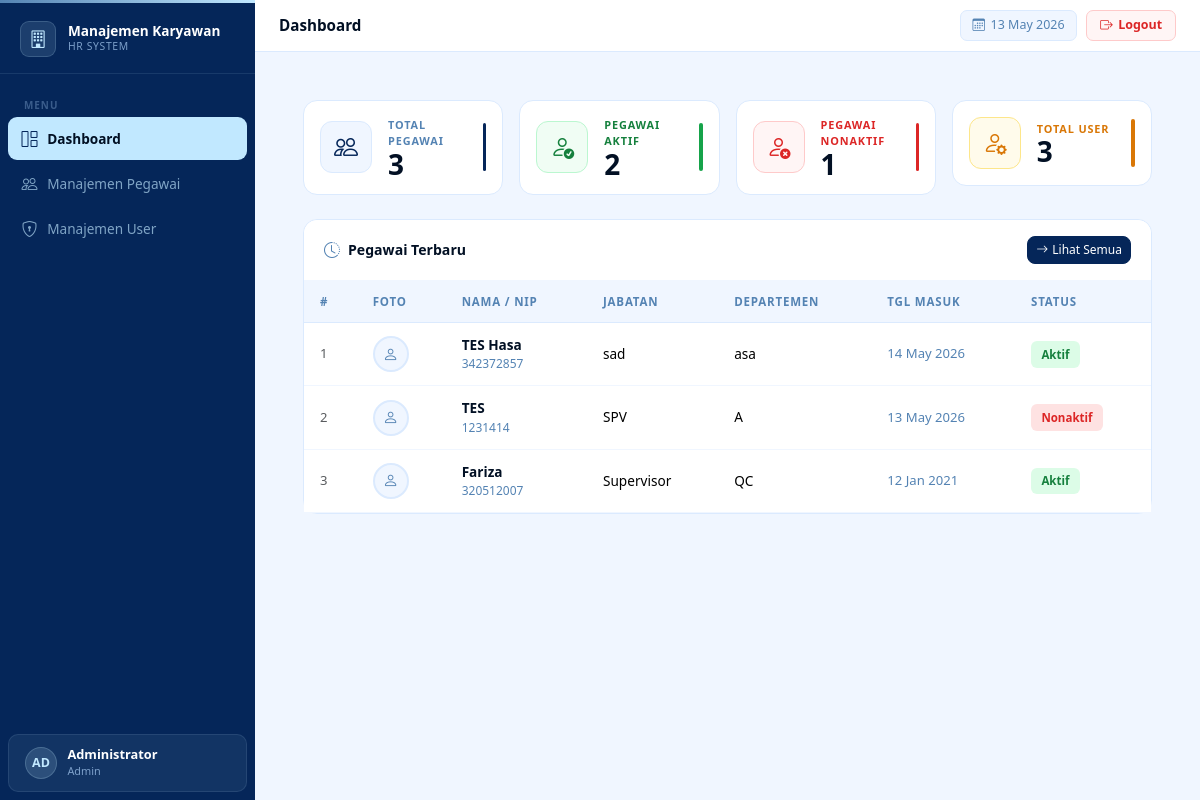
/pages/dashboard.php (signed in), run on the app's committed database.
### tables this page shows
CREATE TABLE `pegawais` (
  `id` int(11) NOT NULL,
  `nip` varchar(20) NOT NULL,
  `nama` varchar(100) NOT NULL,
  `email` varchar(100) DEFAULT NULL,
  `telepon` varchar(20) DEFAULT NULL,
  `jabatan` varchar(100) DEFAULT NULL,
  `departemen` varchar(100) DEFAULT NULL,
  `tanggal_masuk` date DEFAULT NULL,
  `foto` varchar(255) DEFAULT NULL,
  `status` enum('aktif','nonaktif') NOT NULL DEFAULT 'aktif',
  `created_at` datetime DEFAULT NULL,
  `updated_at` datetime DEFAULT NULL
);

### includes/auth.php (called while the page is built, shortened)
<?php
function isAdmin(): bool {
    return($_SESSION['user_role'] ?? '') === 'admin';
}
function currentUser(): array {
    return [
        'id' => $_SESSION['user_id'] ?? null,
        'nama' => $_SESSION['user_nama'] ?? '',
        'username' => $_SESSION['user_uname'] ?? '',
        'role' => $_SESSION['user_role'] ?? '',
    ];
}

### includes/functions.php (called while the page is built, shortened)
<?php
function e(string $val): string {
    return htmlspecialchars($val, ENT_QUOTES);
}

### pages/dashboard.php (the view)
<?php
$title = 'Dashboard';
include __DIR__ . '/layout/header.php';
$db = getDB();
$totalPegawai = $db->query("SELECT COUNT(*) as c FROM pegawais")->fetch_assoc()['c'];
$pegawaiAktif = $db->query("SELECT COUNT(*) as c FROM pegawais WHERE status='aktif'")->fetch_assoc()['c'];
$pegawaiNonaktif = $db->query("SELECT COUNT(*) as c FROM pegawais WHERE status='nonaktif'")->fetch_assoc()['c'];
$totalUser = $db->query("SELECT COUNT(*) as c FROM users")->fetch_assoc()['c'];
$recentPegawai = $db->query("SELECT * FROM pegawais ORDER BY created_at DESC LIMIT 5")->fetch_all(MYSQLI_ASSOC);
?>
<div class="content-wrap">
    <div class="row g-3 mb-4">
        <div class="col-sm-6 col-xl-3">
            <div class="card p-3 d-flex flex-row align-items-center gap-3">
                <div style="width:52px;height:52px;border-radius:12px;background:#f0f6ff;border:1.5px solid #dbeafe;display:flex;align-items:center;justify-content:center;flex-shrink:0">
                    <i class="bi bi-people fs-4" style="color:#052659"></i>
                </div>
                <div>
                    <div style="font-size:.68rem;font-weight:700;letter-spacing:.08em;text-transform:uppercase;color:#5483B3">Total Pegawai</div>
                    <div style="font-size:1.75rem;font-weight:800;color:#021024;line-height:1"><?= $totalPegawai ?></div>
                </div>
                <div style="width:4px;height:48px;border-radius:4px;background:#052659;margin-left:auto"></div>
            </div>
        </div>
        <div class="col-sm-6 col-xl-3">
            <div class="card p-3 d-flex flex-row align-items-center gap-3">
                <div style="width:52px;height:52px;border-radius:12px;background:#f0fdf4;border:1.5px solid #bbf7d0;display:flex;align-items:center;justify-content:center;flex-shrink:0">
                    <i class="bi bi-person-check fs-4" style="color:#15803d"></i>
                </div>
                <div>
                    <div style="font-size:.68rem;font-weight:700;letter-spacing:.08em;text-transform:uppercase;color:#15803d">Pegawai Aktif</div>
                    <div style="font-size:1.75rem;font-weight:800;color:#021024;line-height:1"><?= $pegawaiAktif ?></div>
                </div>
                <div style="width:4px;height:48px;border-radius:4px;background:#16a34a;margin-left:auto"></div>
            </div>
        </div>
        <div class="col-sm-6 col-xl-3">
            <div class="card p-3 d-flex flex-row align-items-center gap-3">
                <div style="width:52px;height:52px;border-radius:12px;background:#fff5f5;border:1.5px solid #fecaca;display:flex;align-items:center;justify-content:center;flex-shrink:0">
                    <i class="bi bi-person-x fs-4" style="color:#dc2626"></i>
                </div>
                <div>
                    <div style="font-size:.68rem;font-weight:700;letter-spacing:.08em;text-transform:uppercase;color:#dc2626">Pegawai Nonaktif</div>
                    <div style="font-size:1.75rem;font-weight:800;color:#021024;line-height:1"><?= $pegawaiNonaktif ?></div>
                </div>
                <div style="width:4px;height:48px;border-radius:4px;background:#dc2626;margin-left:auto"></div>
            </div>
        </div>
        <div class="col-sm-6 col-xl-3">
            <div class="card p-3 d-flex flex-row align-items-center gap-3">
                <div style="width:52px;height:52px;border-radius:12px;background:#fffbeb;border:1.5px solid #fde68a;display:flex;align-items:center;justify-content:center;flex-shrink:0">
                    <i class="bi bi-person-gear fs-4" style="color:#d97706"></i>
                </div>
                <div>
                    <div style="font-size:.68rem;font-weight:700;letter-spacing:.08em;text-transform:uppercase;color:#d97706">Total User</div>
                    <div style="font-size:1.75rem;font-weight:800;color:#021024;line-height:1"><?= $totalUser ?></div>
                </div>
                <div style="width:4px;height:48px;border-radius:4px;background:#d97706;margin-left:auto"></div>
            </div>
        </div>
    </div>
    <div class="card">
        <div class="card-header d-flex align-items-center justify-content-between">
            <div class="d-flex align-items-center gap-2">
                <i class="bi bi-clock-history" style="color:#5483B3"></i>
                <span style="font-size:.88rem;font-weight:700;color:#021024">Pegawai Terbaru</span>
            </div>
            <a href="/manajemen_karyawan/pages/pegawai/index.php"
               class="btn btn-sm btn-primary d-flex align-items-center gap-1">
                <i class="bi bi-arrow-right"></i> Lihat Semua
            </a>
        </div>
        <div class="table-responsive">
            <table class="table mb-0">
                <thead>
                    <tr>
                        <th>#</th>
                        <th>Foto</th>
                        <th>Nama / NIP</th>
                        <th>Jabatan</th>
                        <th>Departemen</th>
                        <th>Tgl Masuk</th>
                        <th>Status</th>
                    </tr>
                </thead>
                <tbody>
                <?php if (empty($recentPegawai)): ?>
                    <tr>
                        <td colspan="7" class="text-center text-muted py-4">
                            <i class="bi bi-inbox fs-4 d-block mb-1"></i>
                            Belum ada data pegawai
                        </td>
                    </tr>
                <?php else: ?>
                <?php $no = 1; foreach ($recentPegawai as $p): ?>
                    <tr>
                        <td class="text-muted" style="font-size:.82rem"><?= $no++ ?></td>
                        <td>
                            <?php
                            $fotoPath = dirname(__DIR__, 2) . '/uploads/foto_pegawai/' . $p['foto'];
                            if ($p['foto'] && file_exists($fotoPath)):
                            ?>
                                <img src="/manajemen_karyawan/uploads/foto_pegawai/<?= e($p['foto']) ?>"
                                     class="avatar-sm" alt="">
                            <?php else: ?>
                                <div class="avatar-placeholder">
                                    <i class="bi bi-person"></i>
                                </div>
                            <?php endif; ?>
                        </td>
                        <td>
                            <div style="font-size:.85rem;font-weight:600;color:#021024"><?= e($p['nama']) ?></div>
                            <div style="font-size:.75rem;color:#5483B3"><?= e($p['nip']) ?></div>
                        </td>
                        <td style="font-size:.85rem"><?= e($p['jabatan'] ?? '-') ?></td>
                        <td style="font-size:.85rem"><?= e($p['departemen'] ?? '-') ?></td>
                        <td style="font-size:.82rem;color:#5483B3">
                            <?= $p['tanggal_masuk'] ? date('d M Y', strtotime($p['tanggal_masuk'])) : '-' ?>
                        </td>
                        <td>
                            <span class="badge-<?= $p['status'] ?>">
                                <?= ucfirst($p['status']) ?>
                            </span>
                        </td>
                    </tr>
                <?php endforeach; endif; ?>
                </tbody>
            </table>
        </div>
    </div>
</div>
<?php include __DIR__ . '/layout/footer.php'; ?>

### pages/layout/header.php (shortened to what this page needs)
<?php
require_once __DIR__ . '/../../includes/auth.php';
require_once __DIR__ . '/../../includes/functions.php';
?>
<!DOCTYPE html>
<html lang="id">
<head>
    <link rel="stylesheet" href="https://cdn.jsdelivr.net/npm/bootstrap@5.3.3/dist/css/bootstrap.min.css">
    <link rel="stylesheet" href="https://cdn.jsdelivr.net/npm/bootstrap-icons@1.11.3/font/bootstrap-icons.css">
</head>
<body>
<div class="d-flex">
    <?php include __DIR__ . '/sidebar.php'; ?>
    <div id="main-content" class="flex-grow-1">
        <div id="topbar">
            <span class="topbar-title"><?= $title ?? '' ?></span>
            <div class="topbar-right">
                <div class="topbar-date">
                    <i class="bi bi-calendar3"></i>
                    <?= date('d M Y') ?>
                </div>
                <a href="/manajemen_karyawan/logout.php" class="btn-logout"
                   onclick="return confirm('Yakin ingin logout?')">
                    <i class="bi bi-box-arrow-right"></i> Logout
                </a>
            </div>
        </div>
        <div class="content-wrap">

### pages/layout/sidebar.php
<?php
$currentFile = basename($_SERVER['PHP_SELF'], '.php');
$currentDir  = basename(dirname($_SERVER['PHP_SELF']));
$cu = currentUser();
?>
<div id="sidebar">
    <a href="/manajemen_karyawan/pages/dashboard.php" class="sidebar-brand">
        <div class="sidebar-brand-icon">
            <i class="bi bi-building"></i>
        </div>
        <div>
            <div class="sidebar-brand-text">Manajemen Karyawan</div>
            <div class="sidebar-brand-sub">HR System</div>
        </div>
    </a>
    <nav class="sidebar-nav">
        <div class="nav-section">Menu</div>
        <a href="/manajemen_karyawan/pages/dashboard.php"
           class="nav-link <?= $currentFile === 'dashboard' ? 'active' : '' ?>">
            <i class="bi bi-grid-1x2"></i> Dashboard
        </a>
        <a href="/manajemen_karyawan/pages/pegawai/index.php"
           class="nav-link <?= $currentDir === 'pegawai' ? 'active' : '' ?>">
            <i class="bi bi-people"></i> Manajemen Pegawai
        </a>
        <?php if (isAdmin()): ?>
        <a href="/manajemen_karyawan/pages/users/index.php"
           class="nav-link <?= $currentDir === 'users' ? 'active' : '' ?>">
            <i class="bi bi-shield-lock"></i> Manajemen User
        </a>
        <?php endif; ?>
    </nav>
    <div class="sidebar-user">
        <div class="sidebar-avatar">
            <?= strtoupper(substr($cu['nama'], 0, 2)) ?>
        </div>
        <div>
            <div class="sidebar-user-name"><?= e($cu['nama']) ?></div>
            <div class="sidebar-user-role"><?= $cu['role'] ?></div>
        </div>
    </div>
</div>

### pages/layout/footer.php (shortened to what this page needs)
</div>
    </div>
</div>
</body>
</html>

### data on the page
pegawais: nama "TES Hasa", nip "342372857", jabatan "sad", departemen "asa", tanggal_masuk "14 May 2026", status "Aktif"
pegawais: nama "TES", nip "1231414", jabatan "SPV", departemen "A", tanggal_masuk "13 May 2026", status "Nonaktif"
pegawais: nama "Fariza", nip "320512007", jabatan "Supervisor", departemen "QC", tanggal_masuk "12 Jan 2021", status "Aktif"

### other printed values
substr($cu['nama'], 0, 2) "AD"
$cu['nama'] "Administrator"
$cu['role'] "Admin"
$title "Dashboard"
$totalPegawai "3"
$pegawaiAktif "2"
$pegawaiNonaktif "1"
$totalUser "3"
